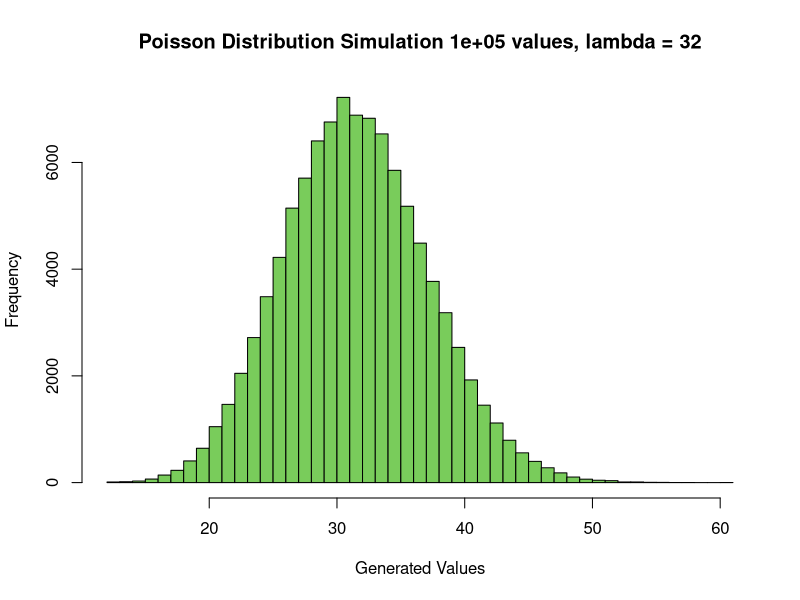
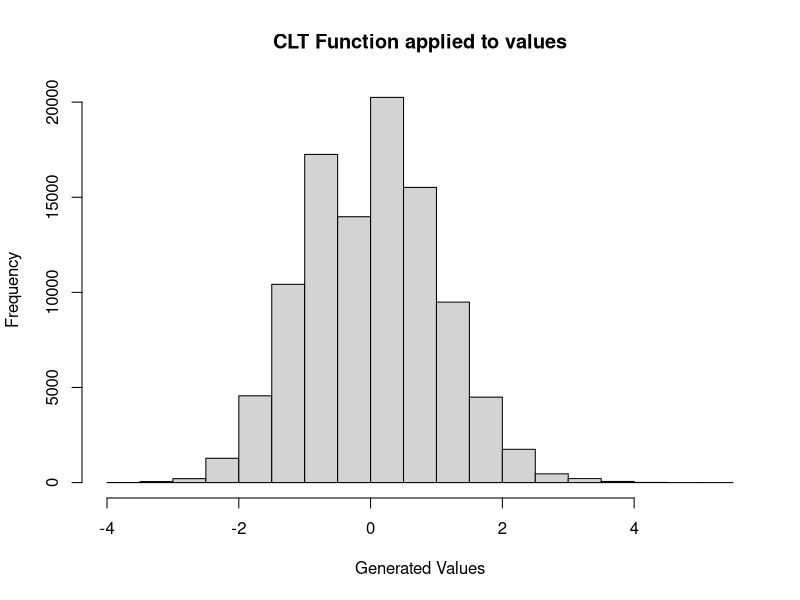
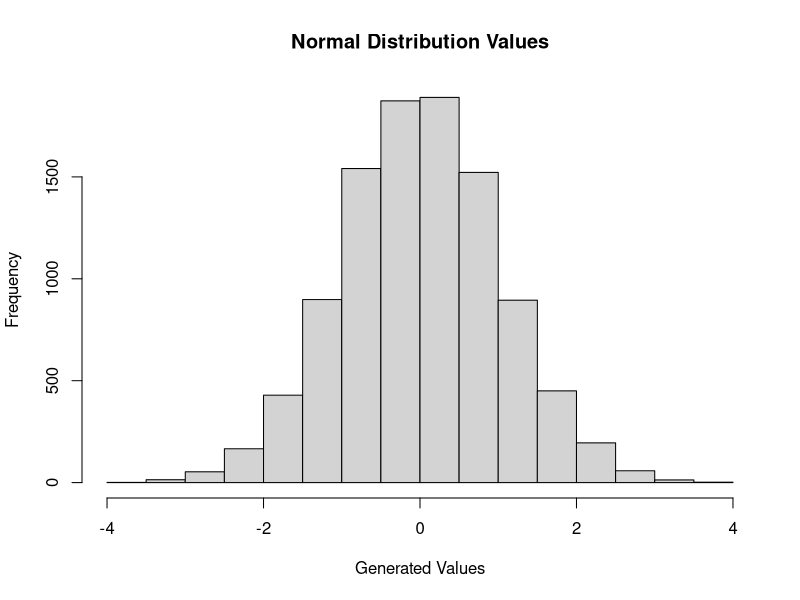
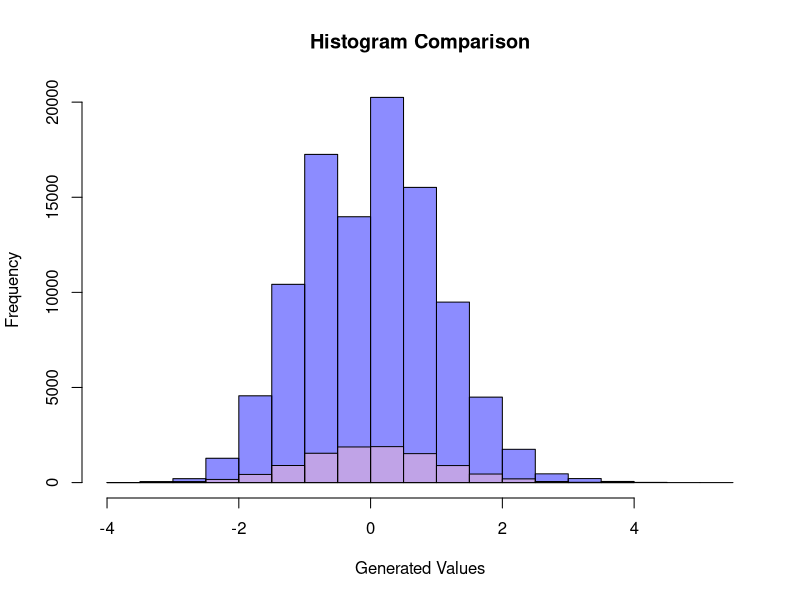

Source code (R) for these figures, in order:
## NUESTRA SEMILLA ##
set.seed(42069) ## jaja numero gracioso

## EJERCICIO 1 - GENERACION DE UNA MUESTRA DE TAMANYO N
### VARIABLES ###
size <- 100000
lambda <- 32
pois_vals <- integer()

## FUNCION PARA GENERAR NUESTROS VALORES DE LA DISTRIBUCION POISSON ##
gen_poisson_values <- function(lambda) {
  sum <- 0
  count <- 0
  while (sum < lambda) {
    sum <- sum - log(runif(1))
    count <- count + 1
  }
  return(count - 1)
}

## GENERANDO NUESTOR VECTOR DE VALORES ##
for (i in 1:size) {
  pois_vals <- append(pois_vals, gen_poisson_values(lambda))
}
min_val <- min(pois_vals)
max_val <- max(pois_vals)
min_val
max_val

## EJERCICIO 2 - HISTOGRAMA DE LA DISTRIBUCION DE FRECUENCIAS ##
hist(pois_vals,
      main = paste("Poisson Distribution Simulation",
                    size, "values, lambda =", lambda
                  ),
      xlab = "Generated Values",
      xlim = c(min_val, max_val),
      breaks = max_val - min_val,
      col = "#79cc5b"
    )

## EJERCICIO 3 - ESTIMACION DE PROBABILIDADES DE INTERVALOS ##
calc_ppois_interval <- function(inferior, superior, lambda) {
  return(ppois(superior, lambda) - ppois(inferior, lambda))
}
calc_array_interval <- function(inferior, superior, array_vals, size) {
  return((length(which(pois_vals < superior)) -
          length(which(pois_vals < inferior))) / size)
}
calc_interval <- function(inferior, superior, lambda, array_vals, size) {
  prob_dist <-  calc_ppois_interval(inferior, superior, lambda)
  prob_sample <- calc_array_interval(inferior, superior, array_vals, size)
  error <- abs(prob_dist - prob_sample)
  message(sprintf("Interval: [%f, %f]", inferior, superior))
  message(sprintf("\t- Ppois Function Values -> %f", prob_dist))
  message(sprintf("\t- Generated Values -> %f", prob_sample))
  message(sprintf("\t- Error -> %f", error))
}

## Necesitamos estos tres valores para calcular nuestros intervalos
difference <- (max_val - min_val) / 3
first_third <- min_val + difference
second_third <- min_val + 2 * difference
## Tomamos 3 intervalos:
##  [min_val, first_third]
calc_interval(min_val, first_third, lambda, pois_vals, size)
## [first_third, second_third]
calc_interval(first_third, second_third, lambda, pois_vals, size)
## [second_third, max_val]
calc_interval(second_third, max_val, lambda, pois_vals, size)

## EJERCICIO 4 - VALORES PUNTUALES DE LA MEDIA Y LA VARIANZA MUESTRAL ##
pois_mean <- mean(pois_vals)
pois_var <- var(pois_vals)
pois_mean
pois_var

## EJERICICIO 5 - APLICACION DEL TEOREMA CENTRAL DEL LIMITE ##
clt_function <- function(x) {
  num_aux <- (x - pois_mean) / sqrt(pois_var)
  return(num_aux)
}

clt_values <- sapply(pois_vals, clt_function)
clt_mean <- mean(clt_values)
clt_sd <- sd(clt_values)
clt_mean
clt_sd

## OBTENEMOS LOS HISTOGRAMAS DE AMBAS DISTRIBUCIONES DE VALORES ##
clt_hist <- hist(clt_values,
                  main = "CLT Function applied to values",
                  xlab = "Generated Values"
                )

sample_normal <- rnorm(10000)
norm <- hist(sample_normal,
              main = "Normal Distribution Values",
              xlab = "Generated Values",
            )

## PONEMOS LAS GRAFICAS SOLAPADAS PARA OBSERVAR LAS DIFERENCIAS :> #
plot(clt_hist,
      main = "Histogram Comparison",
      xlab = "Generated Values",
      col = rgb(0, 0, 1, 0.45)
    )
plot(norm,
      col = rgb(255 / 255, 192 / 255, 203 / 255, 0.45),
      add = T
    )
